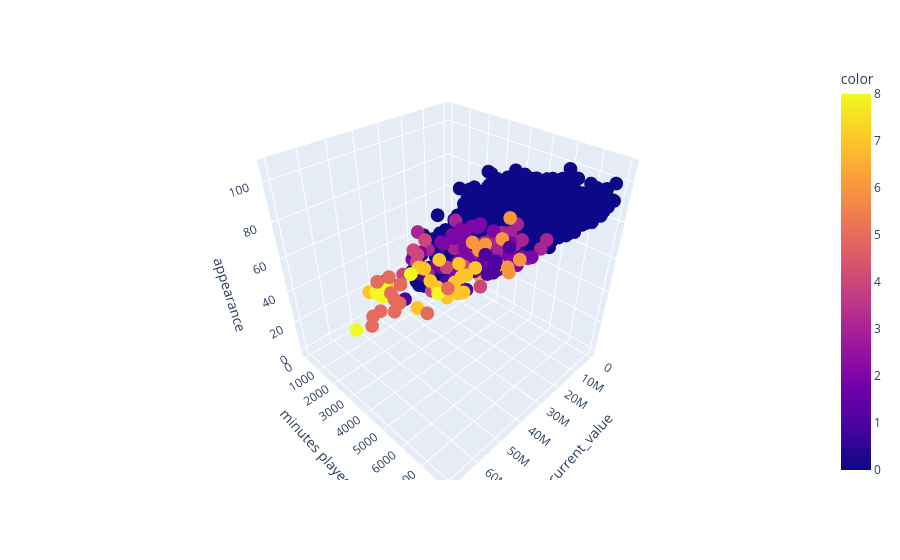

Notebook code for this chart:
### Code cell
import plotly.express as px

fig = px.scatter_3d(df, 
                    x='current_value', 
                    y='minutes played', 
                    z='appearance',
                    color=df_processed['Cluster'])  

fig.show()

### Figure 1 — Plotly figure (JSON) as saved in the notebook; plotly's stock layout.template omitted (floating-point values rounded to 4 significant figures; data arrays with more than 128 entries replaced by an {"elided": "..."} marker saying what was removed)
{"data": [{"hovertemplate": "current_value=%{x}<br>minutes played=%{y}<br>appearance=%{z}<br>color=%{marker.color}<extra></extra>", "legendgroup": "", "marker": {"color": {"elided": "10673 int values"}, "coloraxis": "coloraxis", "symbol": "circle"}, "mode": "markers", "name": "", "scene": "scene", "showlegend": false, "type": "scatter3d", "x": {"elided": "10673 int values"}, "y": {"elided": "10673 int values"}, "z": {"elided": "10673 int values"}}], "layout": {"coloraxis": {"colorbar": {"title": {"text": "color"}}, "colorscale": [[0, "#0d0887"], [0.1111, "#46039f"], [0.2222, "#7201a8"], [0.3333, "#9c179e"], [0.4444, "#bd3786"], [0.5556, "#d8576b"], [0.6667, "#ed7953"], [0.7778, "#fb9f3a"], [0.8889, "#fdca26"], [1, "#f0f921"]]}, "legend": {"tracegroupgap": 0}, "margin": {"t": 60}, "scene": {"domain": {"x": [0, 1], "y": [0, 1]}, "xaxis": {"title": {"text": "current_value"}}, "yaxis": {"title": {"text": "minutes played"}}, "zaxis": {"title": {"text": "appearance"}}}}}
